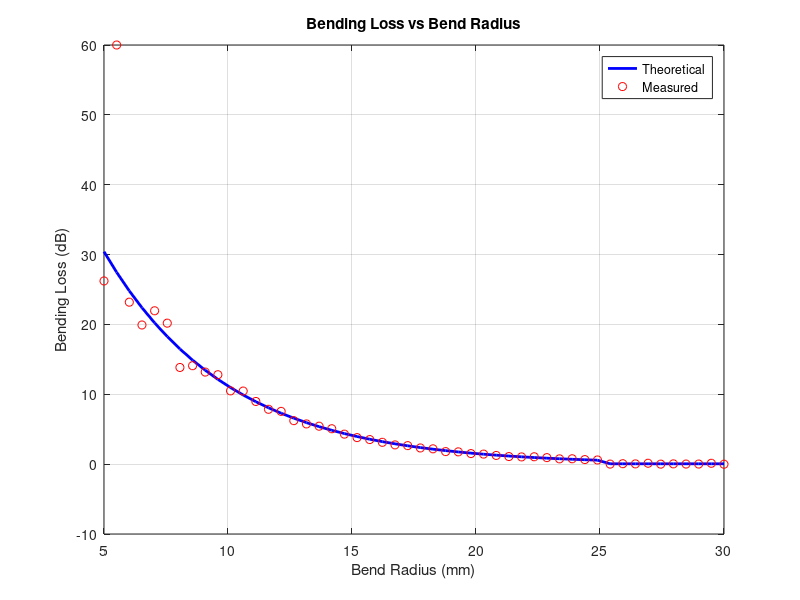
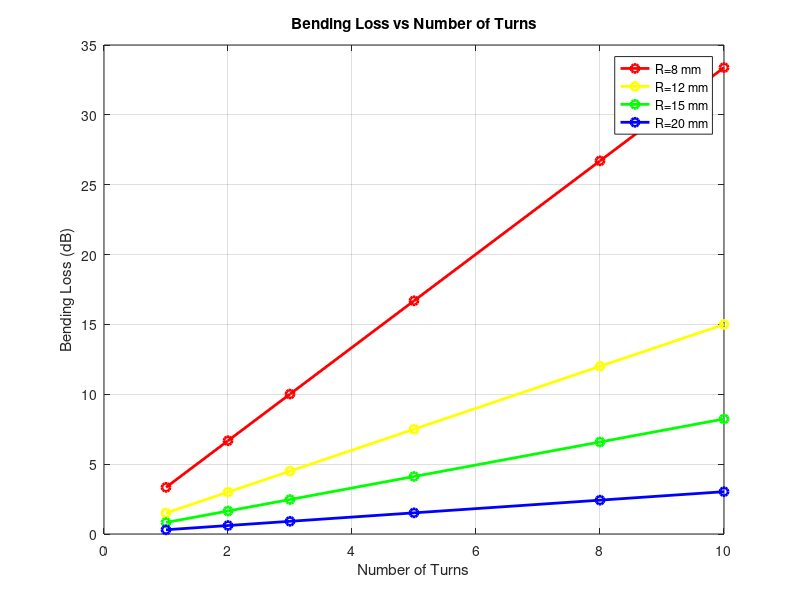

Source code (MATLAB) for these figures, in order:
clear;
clc;
close all;

P_in=1;
wavelength=1550;
N_turns=5;

R=linspace(5,30,50);
R_critical=12;

loss=1.5*N_turns.*exp(-(R-R_critical)/5);
loss(R>25)=0.05;

rng(20);
noise=0.01*randn(size(R));

P_measured=P_in*10.^(-loss/10)+noise;
P_measured(P_measured<=0)=0.000001;

measured_loss=10*log10(P_in./P_measured);

N=[1 2 3 5 8 10];

R1=[8 12 15 20];

L1=1.5*exp(-(R1-R_critical)/5);

figure;

plot(R,loss,'b-','LineWidth',2);
hold on;
plot(R,measured_loss,'ro');

grid on;
xlabel('Bend Radius (mm)');
ylabel('Bending Loss (dB)');
title('Bending Loss vs Bend Radius');
legend('Theoretical','Measured');

figure;

plot(N,N*L1(1),'-or','LineWidth',2);
hold on;
plot(N,N*L1(2),'-oy','LineWidth',2);
plot(N,N*L1(3),'-og','LineWidth',2);
plot(N,N*L1(4),'-ob','LineWidth',2);

grid on;
xlabel('Number of Turns');
ylabel('Bending Loss (dB)');
title('Bending Loss vs Number of Turns');
legend('R=8 mm','R=12 mm','R=15 mm','R=20 mm');
